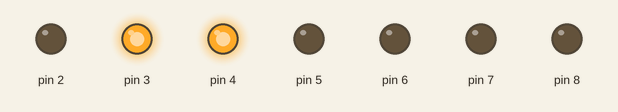
This sketch was run on a simulated Arduino Uno, built with avr-gcc and run on an emulated ATmega328P. On the bench: output pins drawn as LEDs (lit = HIGH). What the sketch prints to the serial monitor is not drawn.

Above: at 0.6 s.
At 1.6 s:
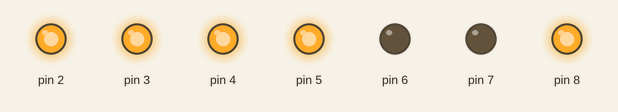
At 2.6 s:
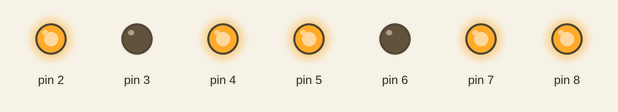
At 3.6 s:
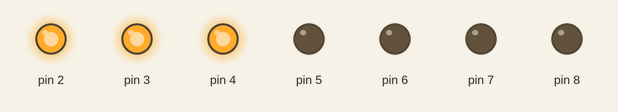
At 4.6 s:
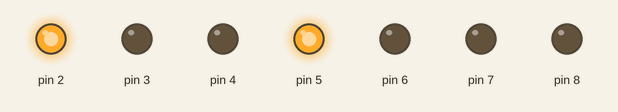
Timing chart, 0 to 6.6 s (numbered marks = the images above):
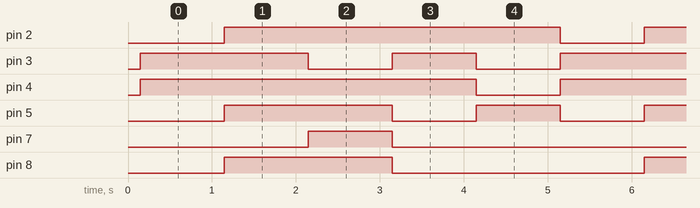

The sketch:

Parte_1_PRACTICA_4.ino
```cpp
float h = 4;
float i = 2.20462;
float j;
float k = 5;
float l = 1000000;
float m;


void setup() {

  Serial.begin(9600);
  pinMode(2, OUTPUT);
  pinMode(3, OUTPUT);
  pinMode(4, OUTPUT);
  pinMode(5, OUTPUT);
  pinMode(6, OUTPUT);
  pinMode(7, OUTPUT);
  pinMode(8, OUTPUT);

  j = (h, i);
  Serial.print(h);
  Serial.print(" Kilogramos son ");
  j = h * i;
  Serial.print(j);
  Serial.println(" libras");
  Serial.println("                                    ");
  Serial.println("------------------------------------");
  Serial.println("                                    ");

  m = (k, l);
  Serial.print(k);
  Serial.print(" Amperios a microamperios son ");
  m = k * l;
  Serial.print(m);
  Serial.print(" microamperios");

}

void loop() {

    digitalWrite(2, LOW);
    digitalWrite(3, HIGH);
    digitalWrite(4, HIGH);
    digitalWrite(5, LOW);
    digitalWrite(6, LOW);
    digitalWrite(7, LOW);
    digitalWrite(8, LOW);
    delay(1000);

    digitalWrite(2, HIGH);
    digitalWrite(3, HIGH);
    digitalWrite(4, HIGH);
    digitalWrite(5, HIGH);
    digitalWrite(6, LOW);
    digitalWrite(7, LOW);
    digitalWrite(8, HIGH);
    delay(1000);

    digitalWrite(2, HIGH);
    digitalWrite(3, LOW);
    digitalWrite(4, HIGH);
    digitalWrite(5, HIGH);
    digitalWrite(6, LOW);
    digitalWrite(7, HIGH);
    digitalWrite(8, HIGH);
    delay(1000);

    digitalWrite(2, HIGH);
    digitalWrite(3, HIGH);
    digitalWrite(4, HIGH);
    digitalWrite(5, LOW);
    digitalWrite(6, LOW);
    digitalWrite(7, LOW);
    digitalWrite(8, LOW);
    delay(1000);

    digitalWrite(2, HIGH);
    digitalWrite(3, LOW);
    digitalWrite(4, LOW);
    digitalWrite(5, HIGH);
    digitalWrite(6, LOW);
    digitalWrite(7, LOW);
    digitalWrite(7, LOW);
    delay(1000);

}
```

Measured:
- by itself, pin 2, pin 4: alternates HIGH for 4.0 s and LOW for 1.0 s
- by itself, pin 3, pin 5: repeats every 5.0 s: LOW 1.0 s, HIGH 1.0 s, LOW 1.0 s, HIGH 2.0 s
- by itself, pin 7: alternates HIGH for 1.0 s and LOW for 4.0 s
- by itself, pin 8: alternates HIGH for 2.0 s and LOW for 3.0 s
